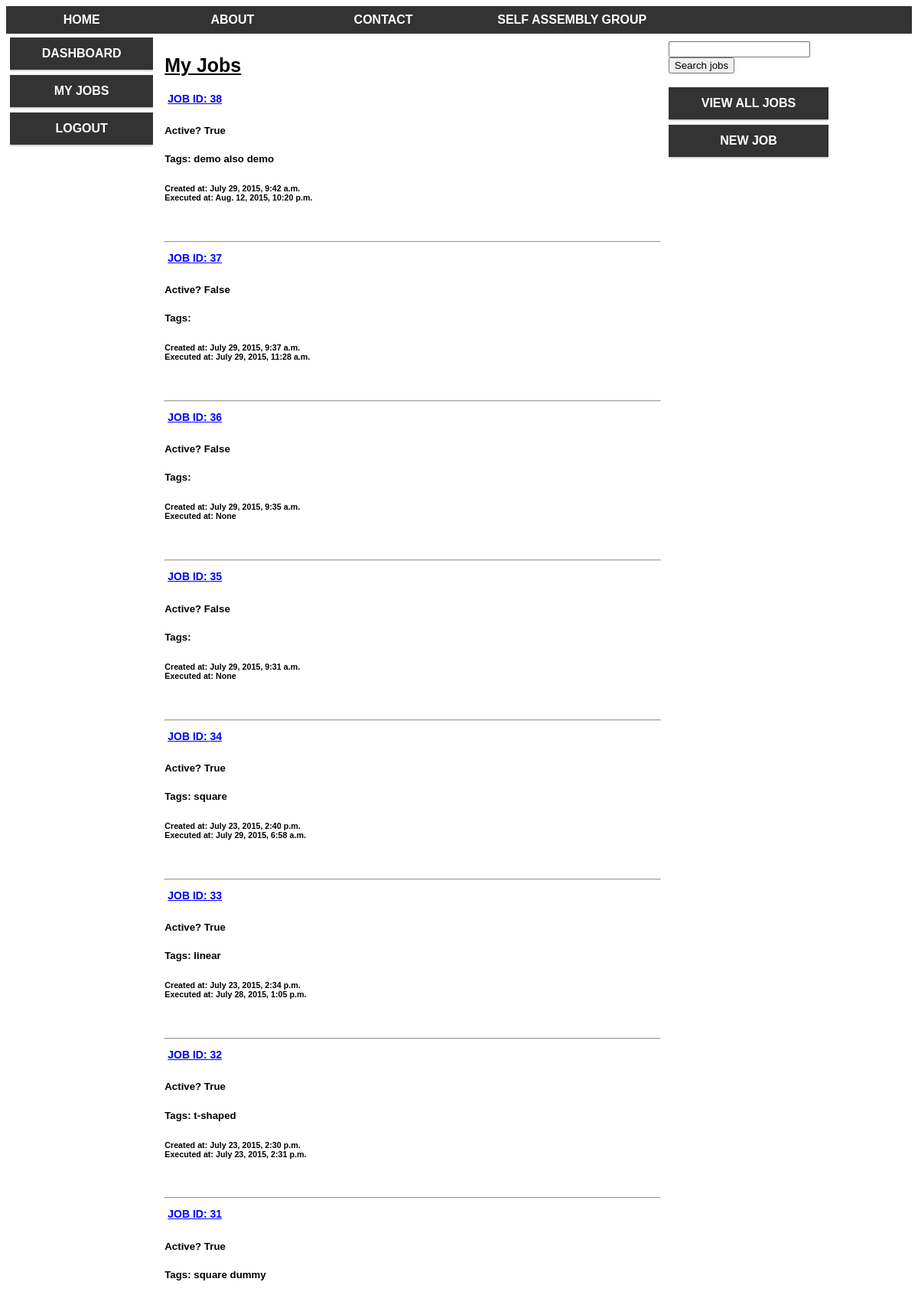
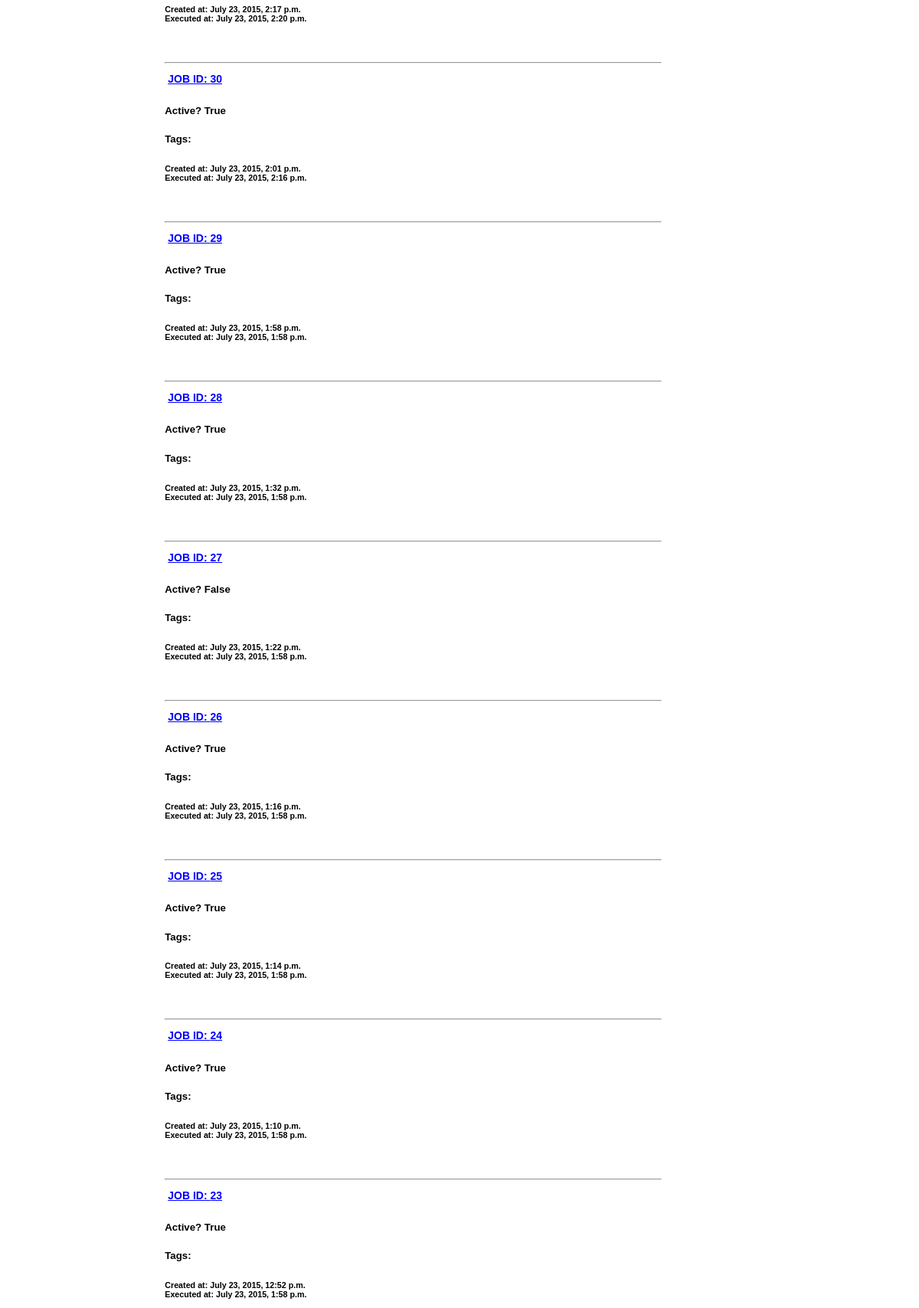
The page /ox_web/ben/all_jobs/ (signed in, upper part) on the database its author committed (2 pictures, top to bottom).
### ox_web/models.py (models this page shows)
class Job(models.Model):
  author = models.CharField(max_length=100)
  created_at = models.DateTimeField(default=timezone.now)
  data_path = models.CharField(max_length=200)
  output_path = models.CharField(max_length=200)
  active = models.BooleanField(default=True)
  executed_at = models.DateTimeField(default=timezone.now, null=True)
  tag1 = models.CharField(max_length=50, blank=True)
  tag2 = models.CharField(max_length=50, blank=True)
  tag3 = models.CharField(max_length=50, blank=True)
  tag4 = models.CharField(max_length=50, blank=True)

### ox_web/views.py (the view)
# urls.py: url(r'^(?P<username>[\w]+)/all_jobs/', views.all_jobs, name='all_jobs'),
@login_required
def all_jobs(request, username):
  jobs = Job.objects.all().filter(author=username).order_by('-id')
  context_dict = {'jobs': jobs, 'username': username}
  return render(request, 'ox_web/jobs.html', context_dict)

### templates/ox_web/jobs.html (shortened to what this page needs)
{% extends 'base.html' %}
{% load staticfiles %}
{% block body_block %}
  <div class="col-9 main_frame">
    <h1>My Jobs</h1>
    {% if jobs %}
      {% for i in jobs %}
       <a href="/ox_web/{{ username }}/{{ i.id }}/view_job/">Job ID: {{ i.id}}</a>
       <h5>Active? {{ i.active }}</h5>
       <h5>Tags: {{ i.tag1 }} {{ i.tag2 }} {{ i.tag3 }} {{ i.tag4 }}</h5>
       <h6>Created at: {{ i.created_at }}<br />
       Executed at: {{ i.executed_at }}</h6>
       <br />
       <hr>
      {% endfor %}
    {% else %}
      No jobs found.
    {% endif %}
    <br />
    <br />
  </div>
  <div class="col-3 menu">
    <form id="search_form" method="post" action="/ox_web/{{ username }}/jobs/">
    <input type="text" name="search_text">
    <input type="submit" name="search_submit" value="Search jobs">
    </form>
    <br />
    <ul>
      <li><a href="/ox_web/{{ username }}/all_jobs/">View All Jobs</a></li>
      <li><a href="/ox_web/new_job/">New Job</a></li>
    </ul>
  </div>
{% endblock %}

### static/main.css (style rules this page uses)
* { box-sizing: border-box; }
[class*="col-"] { float: left; padding: 5px; }
.col-3 { width: 25%; }
.col-9 { width: 75%; }
html { font-family: "Lucida Sans", sans-serif; }
.menu ul { list-style-type: none; margin: 0; padding: 0; }
.menu li { padding: 8px; margin-bottom: 7px; background-color: #333333; color: #ffffff; box-shadow: 0 1px 3px rgba(0,0,0,0.12), 0 1px 2px rgba(0,0,0,0.24); }
a:link, a:visited { display: block; font-weight: bold; color: #ffffff; text-align: center; padding: 4px; text-decoration: none; text-transform: uppercase; }
.main_frame a { color: black; text-align: left; font-size: 14px; text-decoration: underline; }
.main_frame a:link { color: blue; }
ul { overflow: hidden; }
h1 { font-size: 25px; text-decoration: underline }

### rows shown on the page
Job: id "38", active "True", tag1 "demo", tag2 "also demo", created_at "July 29, 2015, 9:42 a.m.", executed_at "Aug. 12, 2015, 10:20 p.m."
Job: id "37", active "False", created_at "July 29, 2015, 9:37 a.m.", executed_at "July 29, 2015, 11:28 a.m."
Job: id "36", active "False", created_at "July 29, 2015, 9:35 a.m.", executed_at "None"
Job: id "35", active "False", created_at "July 29, 2015, 9:31 a.m.", executed_at "None"
Job: id "34", active "True", tag1 "square", created_at "July 23, 2015, 2:40 p.m.", executed_at "July 29, 2015, 6:58 a.m."
Job: id "33", active "True", tag1 "linear", created_at "July 23, 2015, 2:34 p.m.", executed_at "July 28, 2015, 1:05 p.m."
Job: id "32", active "True", tag1 "t-shaped", created_at "July 23, 2015, 2:30 p.m.", executed_at "July 23, 2015, 2:31 p.m."
Job: id "31", active "True", tag1 "square", tag2 "dummy", created_at "July 23, 2015, 2:17 p.m.", executed_at "July 23, 2015, 2:20 p.m."
Job: id "30", active "True", created_at "July 23, 2015, 2:01 p.m.", executed_at "July 23, 2015, 2:16 p.m."
Job: id "29", active "True", created_at "July 23, 2015, 1:58 p.m.", executed_at "July 23, 2015, 1:58 p.m."
Job: id "28", active "True", created_at "July 23, 2015, 1:32 p.m.", executed_at "July 23, 2015, 1:58 p.m."
Job: id "27", active "False", created_at "July 23, 2015, 1:22 p.m.", executed_at "July 23, 2015, 1:58 p.m."
Job: id "26", active "True", created_at "July 23, 2015, 1:16 p.m.", executed_at "July 23, 2015, 1:58 p.m."
Job: id "25", active "True", created_at "July 23, 2015, 1:14 p.m.", executed_at "July 23, 2015, 1:58 p.m."
Job: id "24", active "True", created_at "July 23, 2015, 1:10 p.m.", executed_at "July 23, 2015, 1:58 p.m."
Job: id "23", active "True", created_at "July 23, 2015, 12:52 p.m.", executed_at "July 23, 2015, 1:58 p.m."
